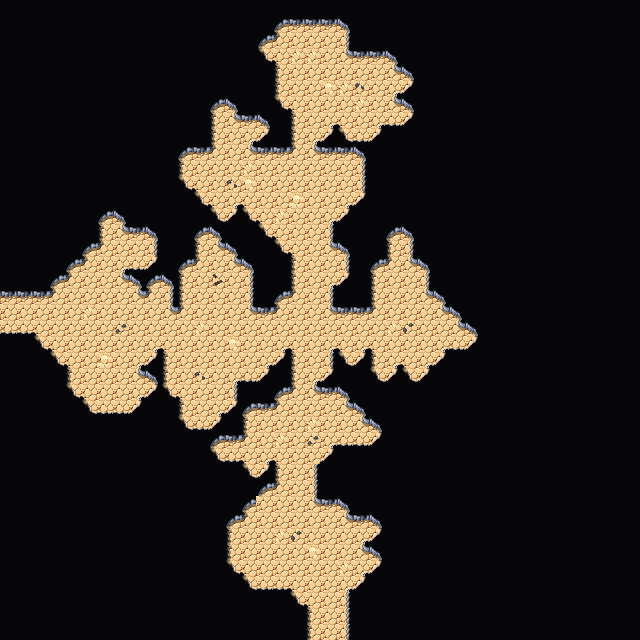

A level layout from a 2D game, rendered from its tile map. Below: a short description, then the map file with tile-grid data replaced by summaries:
An orthogonal 40x40 tile map with 16x16 px tiles, 4 tile layers (Collision, Background, Walls, Clutter), 2 tilesets and 2 objects.

<map version="1.5" tiledversion="1.7.2" orientation="orthogonal" renderorder="right-down" width="40" height="40" tilewidth="16" tileheight="16" infinite="0" nextlayerid="7" nextobjectid="63">
 <editorsettings>
  <export target="wastetown..tmx" format="tmx" />
 </editorsettings>
 <tileset firstgid="1" source="../../../tileset/main.tsx" />
 <tileset firstgid="3477" source="../../../tileset/buildings.tsx" />
 <layer id="6" name="Collision" width="40" height="40">
  <data>[1600 cells, 0 non-empty, 0 distinct tile ids]</data>
 </layer>
 <layer id="1" name="Background" width="40" height="40">
  <data>[1600 cells, 1600 non-empty, 1 distinct tile ids]</data>
 </layer>
 <layer id="2" name="Walls" width="40" height="40">
  <data>[1600 cells, 1395 non-empty, 18 distinct tile ids]</data>
 </layer>
 <layer id="3" name="Clutter" width="40" height="40">
  <properties>
   <property name="spriteLayer" type="bool" value="true" />
  </properties>
  <data>[1600 cells, 23 non-empty, 8 distinct tile ids]</data>
 </layer>
 <objectgroup id="4" name="Objects">
  <object id="59" template="../../../obj/door_right.tx" x="1" y="320">
   <properties>
    <property name="teleport" value="../common/maps/map/cave/cave_multilevel_4/cave_23G9.tmx" />
    <property name="teleportObjectId" value="63" />
   </properties>
  </object>
  <object id="62" template="../../../obj/door_up.tx" x="318.704" y="638.393">
   <properties>
    <property name="teleport" value="../common/maps/map/cave/cave_multilevel_4/cave_23H10.tmx" />
    <property name="teleportObjectId" value="62" />
   </properties>
  </object>
 </objectgroup>
</map>
